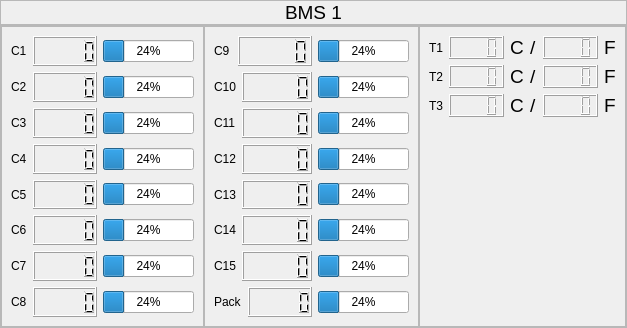
            <widget class="QWidget" name="BMS1">
             <layout class="QVBoxLayout" name="verticalLayout_3">
              <property name="spacing">
               <number>0</number>
              </property>
              <property name="leftMargin">
               <number>0</number>
              </property>
              <property name="topMargin">
               <number>0</number>
              </property>
              <property name="rightMargin">
               <number>0</number>
              </property>
              <property name="bottomMargin">
               <number>0</number>
              </property>
              <item>
               <widget class="QFrame" name="frame_4">
                <property name="maximumSize">
                 <size>
                  <width>16777215</width>
                  <height>40</height>
                 </size>
                </property>
                <property name="frameShape">
                 <enum>QFrame::StyledPanel</enum>
                </property>
                <property name="frameShadow">
                 <enum>QFrame::Raised</enum>
                </property>
                <layout class="QHBoxLayout" name="horizontalLayout_3">
                 <property name="spacing">
                  <number>0</number>
                 </property>
                 <property name="leftMargin">
                  <number>0</number>
                 </property>
                 <property name="topMargin">
                  <number>0</number>
                 </property>
                 <property name="rightMargin">
                  <number>0</number>
                 </property>
                 <property name="bottomMargin">
                  <number>0</number>
                 </property>
                 <item>
                  <widget class="QLabel" name="label_2">
                   <property name="font">
                    <font>
                     <pointsize>14</pointsize>
                    </font>
                   </property>
                   <property name="text">
                    <string>BMS 1</string>
                   </property>
                   <property name="alignment">
                    <set>Qt::AlignCenter</set>
                   </property>
                  </widget>
                 </item>
                </layout>
               </widget>
              </item>
              <item>
               <widget class="QFrame" name="frame_5">
                <property name="frameShape">
                 <enum>QFrame::StyledPanel</enum>
                </property>
                <property name="frameShadow">
                 <enum>QFrame::Raised</enum>
                </property>
                <layout class="QHBoxLayout" name="horizontalLayout_4">
                 <property name="spacing">
                  <number>0</number>
                 </property>
                 <property name="leftMargin">
                  <number>0</number>
                 </property>
                 <property name="topMargin">
                  <number>0</number>
                 </property>
                 <property name="rightMargin">
                  <number>0</number>
                 </property>
                 <property name="bottomMargin">
                  <number>0</number>
                 </property>
                 <item>
                  <widget class="QFrame" name="Group1">
                   <property name="maximumSize">
                    <size>
                     <width>2000</width>
                     <height>16777215</height>
                    </size>
                   </property>
                   <property name="frameShape">
                    <enum>QFrame::StyledPanel</enum>
                   </property>
                   <property name="frameShadow">
                    <enum>QFrame::Raised</enum>
                   </property>
                   <layout class="QVBoxLayout" name="verticalLayout_6">
                    <item>
                     <layout class="QHBoxLayout" name="horizontalLayout_5" stretch="1,4,1">
                      <item>
                       <widget class="QLabel" name="label_3">
                        <property name="text">
                         <string>C1</string>
                        </property>
                       </widget>
                      </item>
                      <item>
                       <widget class="QLCDNumber" name="lcdNumber1">
                        <property name="sizePolicy">
                         <sizepolicy hsizetype="Expanding" vsizetype="Expanding">
                          <horstretch>0</horstretch>
                          <verstretch>0</verstretch>
                         </sizepolicy>
                        </property>
                       </widget>
                      </item>
                      <item>
                       <widget class="QProgressBar" name="progressBar1">
                        <property name="value">
                         <number>24</number>
                        </property>
                       </widget>
                      </item>
                     </layout>
                    </item>
                    <item>
                     <layout class="QHBoxLayout" name="horizontalLayout_14" stretch="1,4,1">
                      <item>
                       <widget class="QLabel" name="label_9">
                        <property name="text">
                         <string>C2</string>
                        </property>
                       </widget>
                      </item>
                      <item>
                       <widget class="QLCDNumber" name="lcdNumber2">
                        <property name="sizePolicy">
                         <sizepolicy hsizetype="Expanding" vsizetype="Expanding">
                          <horstretch>0</horstretch>
                          <verstretch>0</verstretch>
                         </sizepolicy>
                        </property>
                       </widget>
                      </item>
                      <item>
                       <widget class="QProgressBar" name="progressBar2">
                        <property name="value">
                         <number>24</number>
                        </property>
                       </widget>
                      </item>
                     </layout>
                    </item>
                    <item>
                     <layout class="QHBoxLayout" name="horizontalLayout_15" stretch="1,4,1">
                      <item>
                       <widget class="QLabel" name="label_10">
                        <property name="text">
                         <string>C3</string>
                        </property>
                       </widget>
                      </item>
                      <item>
                       <widget class="QLCDNumber" name="lcdNumber3">
                        <property name="sizePolicy">
                         <sizepolicy hsizetype="Expanding" vsizetype="Expanding">
                          <horstretch>0</horstretch>
                          <verstretch>0</verstretch>
                         </sizepolicy>
                        </property>
                       </widget>
                      </item>
                      <item>
                       <widget class="QProgressBar" name="progressBar3">
                        <property name="value">
                         <number>24</number>
                        </property>
                       </widget>
                      </item>
                     </layout>
                    </item>
                    <item>
                     <layout class="QHBoxLayout" name="horizontalLayout_16" stretch="1,4,1">
                      <item>
                       <widget class="QLabel" name="label_11">
                        <property name="text">
                         <string>C4</string>
                        </property>
                       </widget>
                      </item>
                      <item>
                       <widget class="QLCDNumber" name="lcdNumber4">
                        <property name="sizePolicy">
                         <sizepolicy hsizetype="Expanding" vsizetype="Expanding">
                          <horstretch>0</horstretch>
                          <verstretch>0</verstretch>
                         </sizepolicy>
                        </property>
                       </widget>
                      </item>
                      <item>
                       <widget class="QProgressBar" name="progressBar4">
                        <property name="value">
                         <number>24</number>
                        </property>
                       </widget>
                      </item>
                     </layout>
                    </item>
                    <item>
                     <layout class="QHBoxLayout" name="horizontalLayout_17" stretch="1,4,1">
                      <item>
                       <widget class="QLabel" name="label_12">
                        <property name="text">
                         <string>C5</string>
                        </property>
                       </widget>
                      </item>
                      <item>
                       <widget class="QLCDNumber" name="lcdNumber5">
                        <property name="sizePolicy">
                         <sizepolicy hsizetype="Expanding" vsizetype="Expanding">
                          <horstretch>0</horstretch>
                          <verstretch>0</verstretch>
                         </sizepolicy>
                        </property>
                       </widget>
                      </item>
                      <item>
                       <widget class="QProgressBar" name="progressBar5">
                        <property name="value">
                         <number>24</number>
                        </property>
                       </widget>
                      </item>
                     </layout>
                    </item>
                    <item>
                     <layout class="QHBoxLayout" name="horizontalLayout_18" stretch="1,4,1">
                      <item>
                       <widget class="QLabel" name="label_13">
                        <property name="text">
                         <string>C6</string>
                        </property>
                       </widget>
                      </item>
                      <item>
                       <widget class="QLCDNumber" name="lcdNumber6">
                        <property name="sizePolicy">
                         <sizepolicy hsizetype="Expanding" vsizetype="Expanding">
                          <horstretch>0</horstretch>
                          <verstretch>0</verstretch>
                         </sizepolicy>
                        </property>
                       </widget>
                      </item>
                      <item>
                       <widget class="QProgressBar" name="progressBar6">
                        <property name="value">
                         <number>24</number>
                        </property>
                       </widget>
                      </item>
                     </layout>
                    </item>
                    <item>
                     <layout class="QHBoxLayout" name="horizontalLayout_19" stretch="1,4,1">
                      <item>
                       <widget class="QLabel" name="label_14">
                        <property name="text">
                         <string>C7</string>
                        </property>
                       </widget>
                      </item>
                      <item>
                       <widget class="QLCDNumber" name="lcdNumber7">
                        <property name="sizePolicy">
                         <sizepolicy hsizetype="Expanding" vsizetype="Expanding">
                          <horstretch>0</horstretch>
                          <verstretch>0</verstretch>
                         </sizepolicy>
                        </property>
                       </widget>
                      </item>
                      <item>
                       <widget class="QProgressBar" name="progressBar7">
                        <property name="value">
                         <number>24</number>
                        </property>
                       </widget>
                      </item>
                     </layout>
                    </item>
                    <item>
                     <layout class="QHBoxLayout" name="horizontalLayout_20" stretch="1,4,1">
                      <item>
                       <widget class="QLabel" name="label_15">
                        <property name="text">
                         <string>C8</string>
                        </property>
                       </widget>
                      </item>
                      <item>
                       <widget class="QLCDNumber" name="lcdNumber8">
                        <property name="sizePolicy">
                         <sizepolicy hsizetype="Expanding" vsizetype="Expanding">
                          <horstretch>0</horstretch>
                          <verstretch>0</verstretch>
                         </sizepolicy>
                        </property>
                       </widget>
                      </item>
                      <item>
                       <widget class="QProgressBar" name="progressBar8">
                        <property name="value">
                         <number>24</number>
                        </property>
                       </widget>
                      </item>
                     </layout>
                    </item>
                   </layout>
                  </widget>
                 </item>
                 <item>
                  <widget class="QFrame" name="Group2">
                   <property name="maximumSize">
                    <size>
                     <width>2000</width>
                     <height>16777215</height>
                    </size>
                   </property>
                   <property name="frameShape">
                    <enum>QFrame::StyledPanel</enum>
                   </property>
                   <property name="frameShadow">
                    <enum>QFrame::Raised</enum>
                   </property>
                   <layout class="QVBoxLayout" name="verticalLayout_5">
                    <item>
                     <layout class="QHBoxLayout" name="horizontalLayout_21" stretch="1,4,1">
                      <item>
                       <widget class="QLabel" name="label_16">
                        <property name="text">
                         <string>C9</string>
                        </property>
                       </widget>
                      </item>
                      <item>
                       <widget class="QLCDNumber" name="lcdNumber9">
                        <property name="sizePolicy">
                         <sizepolicy hsizetype="Expanding" vsizetype="Expanding">
                          <horstretch>0</horstretch>
                          <verstretch>0</verstretch>
                         </sizepolicy>
                        </property>
                       </widget>
                      </item>
                      <item>
                       <widget class="QProgressBar" name="progressBar9">
                        <property name="value">
                         <number>24</number>
                        </property>
                       </widget>
                      </item>
                     </layout>
                    </item>
                    <item>
                     <layout class="QHBoxLayout" name="horizontalLayout_22" stretch="1,4,1">
                      <item>
                       <widget class="QLabel" name="label_17">
                        <property name="text">
                         <string>C10</string>
                        </property>
                       </widget>
                      </item>
                      <item>
                       <widget class="QLCDNumber" name="lcdNumber10">
                        <property name="sizePolicy">
                         <sizepolicy hsizetype="Expanding" vsizetype="Expanding">
                          <horstretch>0</horstretch>
                          <verstretch>0</verstretch>
                         </sizepolicy>
                        </property>
                       </widget>
                      </item>
                      <item>
                       <widget class="QProgressBar" name="progressBar10">
                        <property name="value">
                         <number>24</number>
                        </property>
                       </widget>
                      </item>
                     </layout>
                    </item>
                    <item>
                     <layout class="QHBoxLayout" name="horizontalLayout_23" stretch="1,4,1">
                      <item>
                       <widget class="QLabel" name="label_18">
                        <property name="text">
                         <string>C11</string>
                        </property>
                       </widget>
                      </item>
                      <item>
                       <widget class="QLCDNumber" name="lcdNumber11">
                        <property name="sizePolicy">
                         <sizepolicy hsizetype="Expanding" vsizetype="Expanding">
                          <horstretch>0</horstretch>
                          <verstretch>0</verstretch>
                         </sizepolicy>
                        </property>
                       </widget>
                      </item>
                      <item>
                       <widget class="QProgressBar" name="progressBar11">
                        <property name="value">
                         <number>24</number>
                        </property>
                       </widget>
                      </item>
                     </layout>
                    </item>
                    <item>
                     <layout class="QHBoxLayout" name="horizontalLayout_24" stretch="1,4,1">
                      <item>
                       <widget class="QLabel" name="label_19">
                        <property name="text">
                         <string>C12</string>
                        </property>
                       </widget>
                      </item>
                      <item>
                       <widget class="QLCDNumber" name="lcdNumber12">
                        <property name="sizePolicy">
                         <sizepolicy hsizetype="Expanding" vsizetype="Expanding">
                          <horstretch>0</horstretch>
                          <verstretch>0</verstretch>
                         </sizepolicy>
                        </property>
                       </widget>
                      </item>
                      <item>
                       <widget class="QProgressBar" name="progressBar12">
                        <property name="value">
                         <number>24</number>
                        </property>
                       </widget>
                      </item>
                     </layout>
                    </item>
                    <item>
                     <layout class="QHBoxLayout" name="horizontalLayout_25" stretch="1,4,1">
                      <item>
                       <widget class="QLabel" name="label_20">
                        <property name="text">
                         <string>C13</string>
                        </property>
                       </widget>
                      </item>
                      <item>
                       <widget class="QLCDNumber" name="lcdNumber13">
                        <property name="sizePolicy">
                         <sizepolicy hsizetype="Expanding" vsizetype="Expanding">
                          <horstretch>0</horstretch>
                          <verstretch>0</verstretch>
                         </sizepolicy>
                        </property>
                       </widget>
                      </item>
                      <item>
                       <widget class="QProgressBar" name="progressBar13">
                        <property name="value">
                         <number>24</number>
                        </property>
                       </widget>
                      </item>
                     </layout>
                    </item>
                    <item>
                     <layout class="QHBoxLayout" name="horizontalLayout_26" stretch="1,4,1">
                      <item>
                       <widget class="QLabel" name="label_21">
                        <property name="text">
                         <string>C14</string>
                        </property>
                       </widget>
                      </item>
                      <item>
                       <widget class="QLCDNumber" name="lcdNumber14">
                        <property name="sizePolicy">
                         <sizepolicy hsizetype="Expanding" vsizetype="Expanding">
                          <horstretch>0</horstretch>
                          <verstretch>0</verstretch>
                         </sizepolicy>
                        </property>
                       </widget>
                      </item>
                      <item>
                       <widget class="QProgressBar" name="progressBar14">
                        <property name="value">
                         <number>24</number>
                        </property>
                       </widget>
                      </item>
                     </layout>
                    </item>
                    <item>
                     <layout class="QHBoxLayout" name="horizontalLayout_27" stretch="1,4,1">
                      <item>
                       <widget class="QLabel" name="label_22">
                        <property name="text">
                         <string>C15</string>
                        </property>
                       </widget>
                      </item>
                      <item>
                       <widget class="QLCDNumber" name="lcdNumber15">
                        <property name="sizePolicy">
                         <sizepolicy hsizetype="Expanding" vsizetype="Expanding">
                          <horstretch>0</horstretch>
                          <verstretch>0</verstretch>
                         </sizepolicy>
                        </property>
                       </widget>
                      </item>
                      <item>
                       <widget class="QProgressBar" name="progressBar15">
                        <property name="value">
                         <number>24</number>
                        </property>
                       </widget>
                      </item>
                     </layout>
                    </item>
                    <item>
                     <layout class="QHBoxLayout" name="horizontalLayout_28" stretch="1,4,1">
                      <item>
                       <widget class="QLabel" name="label_23">
                        <property name="text">
                         <string>Pack</string>
                        </property>
                       </widget>
                      </item>
                      <item>
                       <widget class="QLCDNumber" name="lcdNumberPack">
                        <property name="sizePolicy">
                         <sizepolicy hsizetype="Expanding" vsizetype="Expanding">
                          <horstretch>0</horstretch>
                          <verstretch>0</verstretch>
                         </sizepolicy>
                        </property>
                       </widget>
                      </item>
                      <item>
                       <widget class="QProgressBar" name="progressBarPack">
                        <property name="value">
                         <number>24</number>
                        </property>
                       </widget>
                      </item>
                     </layout>
                    </item>
                   </layout>
                  </widget>
                 </item>
                 <item>
                  <widget class="QFrame" name="Group3">
                   <property name="frameShape">
                    <enum>QFrame::StyledPanel</enum>
                   </property>
                   <property name="frameShadow">
                    <enum>QFrame::Raised</enum>
                   </property>
                   <layout class="QVBoxLayout" name="verticalLayout_4">
                    <item>
                     <layout class="QHBoxLayout" name="horizontalLayout_29" stretch="1,8,1,1,8,1">
                      <item>
                       <widget class="QLabel" name="label_24">
                        <property name="text">
                         <string>T1</string>
                        </property>
                       </widget>
                      </item>
                      <item>
                       <widget class="QLCDNumber" name="lcdNumbert1c">
                        <property name="sizePolicy">
                         <sizepolicy hsizetype="Expanding" vsizetype="Expanding">
                          <horstretch>0</horstretch>
                          <verstretch>0</verstretch>
                         </sizepolicy>
                        </property>
                        <property name="digitCount">
                         <number>4</number>
                        </property>
                       </widget>
                      </item>
                      <item>
                       <widget class="QLabel" name="label_25">
                        <property name="font">
                         <font>
                          <pointsize>14</pointsize>
                         </font>
                        </property>
                        <property name="text">
                         <string>C</string>
                        </property>
                       </widget>
                      </item>
                      <item>
                       <widget class="QLabel" name="label_26">
                        <property name="font">
                         <font>
                          <pointsize>14</pointsize>
                         </font>
                        </property>
                        <property name="text">
                         <string>/</string>
                        </property>
                       </widget>
                      </item>
                      <item>
                       <widget class="QLCDNumber" name="lcdNumbert1f">
                        <property name="sizePolicy">
                         <sizepolicy hsizetype="Expanding" vsizetype="Expanding">
                          <horstretch>0</horstretch>
                          <verstretch>0</verstretch>
                         </sizepolicy>
                        </property>
                        <property name="digitCount">
                         <number>4</number>
                        </property>
                       </widget>
                      </item>
                      <item>
                       <widget class="QLabel" name="label_27">
                        <property name="font">
                         <font>
                          <pointsize>14</pointsize>
                         </font>
                        </property>
                        <property name="text">
                         <string>F</string>
                        </property>
                       </widget>
                      </item>
                     </layout>
                    </item>
                    <item>
                     <layout class="QHBoxLayout" name="horizontalLayout_30" stretch="1,8,1,1,8,1">
                      <item>
                       <widget class="QLabel" name="label_28">
                        <property name="text">
                         <string>T2</string>
                        </property>
                       </widget>
                      </item>
                      <item>
                       <widget class="QLCDNumber" name="lcdNumbert2c">
                        <property name="sizePolicy">
                         <sizepolicy hsizetype="Expanding" vsizetype="Expanding">
                          <horstretch>0</horstretch>
                          <verstretch>0</verstretch>
                         </sizepolicy>
                        </property>
                        <property name="digitCount">
                         <number>4</number>
                        </property>
                       </widget>
                      </item>
                      <item>
                       <widget class="QLabel" name="label_29">
                        <property name="font">
                         <font>
                          <pointsize>14</pointsize>
                         </font>
                        </property>
                        <property name="text">
                         <string>C</string>
                        </property>
                       </widget>
                      </item>
                      <item>
                       <widget class="QLabel" name="label_30">
                        <property name="font">
                         <font>
                          <pointsize>14</pointsize>
                         </font>
                        </property>
                        <property name="text">
                         <string>/</string>
                        </property>
                       </widget>
                      </item>
                      <item>
                       <widget class="QLCDNumber" name="lcdNumbert2f">
                        <property name="sizePolicy">
                         <sizepolicy hsizetype="Expanding" vsizetype="Expanding">
                          <horstretch>0</horstretch>
                          <verstretch>0</verstretch>
                         </sizepolicy>
                        </property>
                        <property name="digitCount">
                         <number>4</number>
                        </property>
                       </widget>
                      </item>
                      <item>
                       <widget class="QLabel" name="label_31">
                        <property name="font">
                         <font>
                          <pointsize>14</pointsize>
                         </font>
                        </property>
                        <property name="text">
                         <string>F</string>
                        </property>
                       </widget>
                      </item>
                     </layout>
                    </item>
                    <item>
                     <layout class="QHBoxLayout" name="horizontalLayout_31" stretch="1,8,1,1,8,1">
                      <item>
                       <widget class="QLabel" name="label_32">
                        <property name="text">
                         <string>T3</string>
                        </property>
                       </widget>
                      </item>
                      <item>
                       <widget class="QLCDNumber" name="lcdNumbert3c">
                        <property name="sizePolicy">
                         <sizepolicy hsizetype="Expanding" vsizetype="Expanding">
                          <horstretch>0</horstretch>
                          <verstretch>0</verstretch>
                         </sizepolicy>
                        </property>
                        <property name="digitCount">
                         <number>4</number>
                        </property>
                       </widget>
                      </item>
                      <item>
                       <widget class="QLabel" name="label_33">
                        <property name="font">
                         <font>
                          <pointsize>14</pointsize>
                         </font>
                        </property>
                        <property name="text">
                         <string>C</string>
                        </property>
                       </widget>
                      </item>
                      <item>
                       <widget class="QLabel" name="label_34">
                        <property name="font">
                         <font>
                          <pointsize>14</pointsize>
                         </font>
                        </property>
                        <property name="text">
                         <string>/</string>
                        </property>
                       </widget>
                      </item>
                      <item>
                       <widget class="QLCDNumber" name="lcdNumbert3f">
                        <property name="sizePolicy">
                         <sizepolicy hsizetype="Expanding" vsizetype="Expanding">
                          <horstretch>0</horstretch>
                          <verstretch>0</verstretch>
                         </sizepolicy>
                        </property>
                        <property name="digitCount">
                         <number>4</number>
                        </property>
                       </widget>
                      </item>
                      <item>
                       <widget class="QLabel" name="label_35">
                        <property name="font">
                         <font>
                          <pointsize>14</pointsize>
                         </font>
                        </property>
                        <property name="text">
                         <string>F</string>
                        </property>
                       </widget>
                      </item>
                     </layout>
                    </item>
                    <item>
                     <spacer name="verticalSpacer">
                      <property name="orientation">
                       <enum>Qt::Vertical</enum>
                      </property>
                      <property name="sizeType">
                       <enum>QSizePolicy::Fixed</enum>
                      </property>
                      <property name="sizeHint" stdset="0">
                       <size>
                        <width>20</width>
                        <height>200</height>
                       </size>
                      </property>
                     </spacer>
                    </item>
                   </layout>
                  </widget>
                 </item>
                </layout>
               </widget>
              </item>
             </layout>
            </widget>
